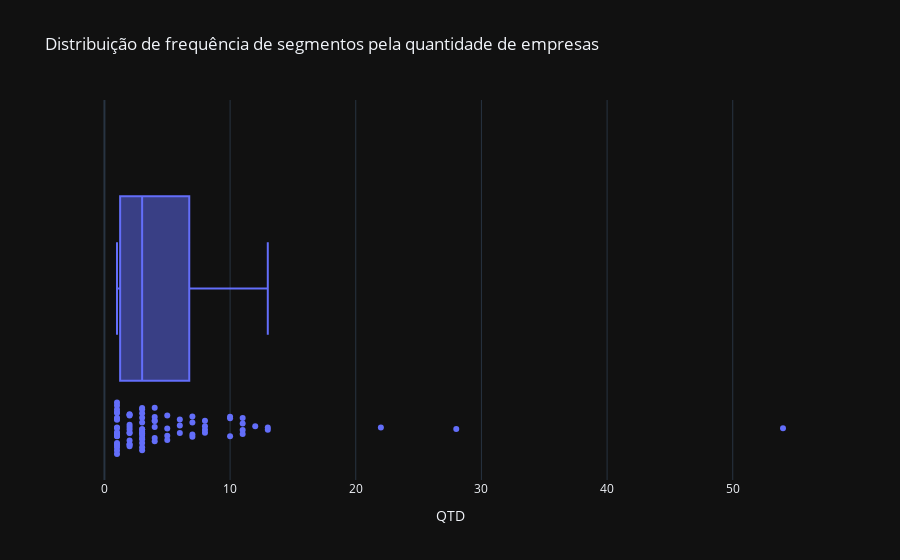

Notebook cell for this chart:
### Markdown cell above
### Distribuição

### Code cell
# Plot gráfico da dispersão dos dados
fig = px.box(data_frame=f, 
             template='plotly_dark', 
             x='QTD', 
             points='all', 
             title='Distribuição de frequência de segmentos pela quantidade de empresas')
fig.show()

### Figure 1 — Plotly figure (JSON) as saved in the notebook; plotly's stock layout.template omitted (floating-point values rounded to 4 significant figures)
{"data": [{"alignmentgroup": "True", "boxpoints": "all", "hovertemplate": "QTD=%{x}<extra></extra>", "legendgroup": "", "marker": {"color": "#636efa"}, "name": "", "notched": false, "offsetgroup": "", "orientation": "h", "showlegend": false, "type": "box", "x": [54, 28, 22, 13, 13, 12, 11, 11, 11, 11, 10, 10, 10, 8, 8, 8, 8, 7, 7, 7, 7, 6, 6, 6, 5, 5, 5, 5, 4, 4, 4, 4, 4, 4, 4, 3, 3, 3, 3, 3, 3, 3, 3, 3, 3, 3, 3, 3, 3, 3, 2, 2, 2, 2, 2, 2, 2, 2, 2, 2, 2, 2, 1, 1, 1, 1, 1, 1, 1, 1, 1, 1, 1, 1, 1, 1, 1, 1, 1, 1, 1, 1, 1], "x0": " ", "xaxis": "x", "y0": " ", "yaxis": "y"}], "layout": {"boxmode": "group", "legend": {"tracegroupgap": 0}, "title": {"text": "Distribuição de frequência de segmentos pela quantidade de empresas"}, "xaxis": {"anchor": "y", "domain": [0, 1], "title": {"text": "QTD"}}, "yaxis": {"anchor": "x", "domain": [0, 1]}}}
